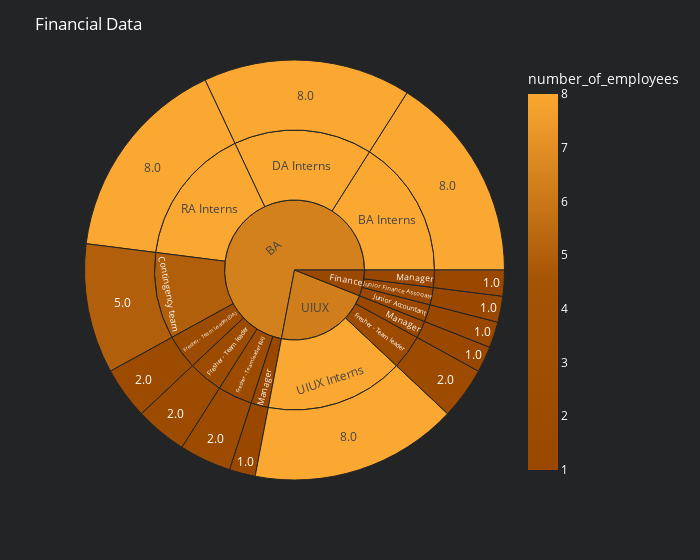

The code cell stored with this chart in its notebook:
### Markdown cell above
# 4.

### Code cell
df_c_s_sa = df.groupby(['department', 'position']).agg({"number_of_employees" : "mean"}).reset_index()
#df_c_s_sa=df_c_s_sa[df_c_s_sa.sales>0]
fig11 = px.sunburst(df_c_s_sa, path=['department', 'position', 'number_of_employees' ], 
                    values= 'number_of_employees',color='number_of_employees',
                    color_continuous_scale=[colors['level1'], colors['level2'],colors['level10']])

fig11.update_layout(title_text='Financial Data',width = 700,paper_bgcolor='#232425',plot_bgcolor='#232425',font=dict(color=colors['text']))
fig11.show()

### Figure 1 — Plotly figure (JSON) as saved in the notebook; plotly's stock layout.template omitted (floating-point values rounded to 4 significant figures)
{"data": [{"branchvalues": "total", "customdata": [[1], [1], [1], [1], [1], [2], [2], [2], [2], [5], [8], [8], [8], [8], [8], [5], [8], [2], [2], [2], [2], [1], [1], [1], [1], [1], [8], [8], [6.389], [1], [6.273]], "domain": {"x": [0, 1], "y": [0, 1]}, "hovertemplate": "labels=%{label}<br>number_of_employees_sum=%{value}<br>parent=%{parent}<br>id=%{id}<br>number_of_employees=%{color}<extra></extra>", "ids": ["Finance/Junior Accountant/1.0", "Finance/Junior Finance Associate/1.0", "BA /Manager/1.0", "Finance/Manager/1.0", "UIUX/Manager/1.0", "BA /Fresher - Team Leader (DA)/2.0", "BA /Fresher - Team leader/2.0", "UIUX/Fresher - Team leader/2.0", "BA /Fresher - Team leader (RA)/2.0", "BA /Contingency team/5.0", "BA /BA Interns/8.0", "BA /DA Interns/8.0", "BA /RA Interns/8.0", "UIUX/UIUX Interns/8.0", "BA /BA Interns", "BA /Contingency team", "BA /DA Interns", "BA /Fresher - Team Leader (DA)", "BA /Fresher - Team leader", "UIUX/Fresher - Team leader", "BA /Fresher - Team leader (RA)", "Finance/Junior Accountant", "Finance/Junior Finance Associate", "BA /Manager", "Finance/Manager", "UIUX/Manager", "BA /RA Interns", "UIUX/UIUX Interns", "BA ", "Finance", "UIUX"], "labels": ["1.0", "1.0", "1.0", "1.0", "1.0", "2.0", "2.0", "2.0", "2.0", "5.0", "8.0", "8.0", "8.0", "8.0", "BA Interns", "Contingency team", "DA Interns", "Fresher - Team Leader (DA)", "Fresher - Team leader", "Fresher - Team leader", "Fresher - Team leader (RA)", "Junior Accountant", "Junior Finance Associate", "Manager", "Manager", "Manager", "RA Interns", "UIUX Interns", "BA ", "Finance", "UIUX"], "marker": {"coloraxis": "coloraxis", "colors": [1, 1, 1, 1, 1, 2, 2, 2, 2, 5, 8, 8, 8, 8, 8, 5, 8, 2, 2, 2, 2, 1, 1, 1, 1, 1, 8, 8, 6.389, 1, 6.273]}, "name": "", "parents": ["Finance/Junior Accountant", "Finance/Junior Finance Associate", "BA /Manager", "Finance/Manager", "UIUX/Manager", "BA /Fresher - Team Leader (DA)", "BA /Fresher - Team leader", "UIUX/Fresher - Team leader", "BA /Fresher - Team leader (RA)", "BA /Contingency team", "BA /BA Interns", "BA /DA Interns", "BA /RA Interns", "UIUX/UIUX Interns", "BA ", "BA ", "BA ", "BA ", "BA ", "UIUX", "BA ", "Finance", "Finance", "BA ", "Finance", "UIUX", "BA ", "UIUX", "", "", ""], "type": "sunburst", "values": [1, 1, 1, 1, 1, 2, 2, 2, 2, 5, 8, 8, 8, 8, 8, 5, 8, 2, 2, 2, 2, 1, 1, 1, 1, 1, 8, 8, 36, 3, 11]}], "layout": {"coloraxis": {"colorbar": {"title": {"text": "number_of_employees"}}, "colorscale": [[0, "#9a4800"], [0.5, "#a55305"], [1, "#faa831"]]}, "font": {"color": "#fff"}, "legend": {"tracegroupgap": 0}, "margin": {"t": 60}, "paper_bgcolor": "#232425", "plot_bgcolor": "#232425", "title": {"text": "Financial Data"}, "width": 700}}
